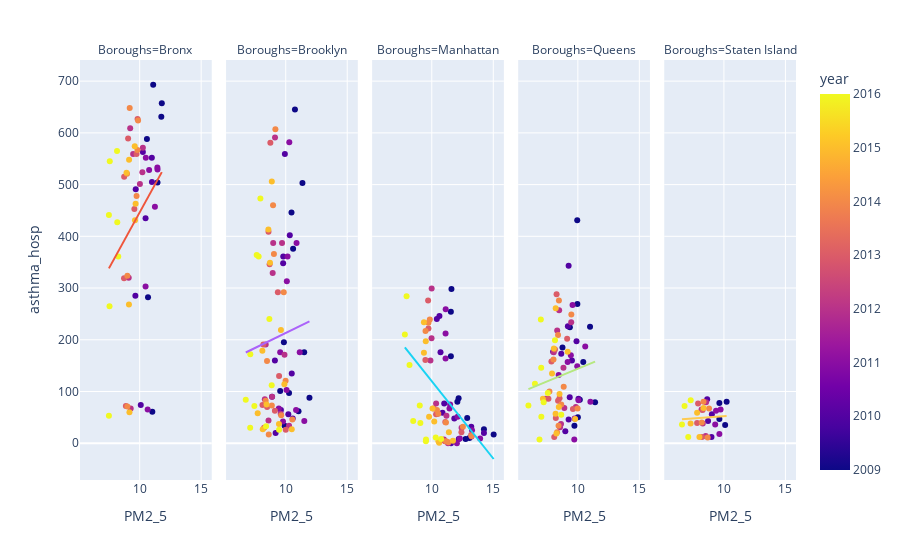

The notebook cell saved with this chart:
### Markdown cell above
## Pollution per Borough: The case of PM2.5

### Code cell
fig = px.scatter(data, x="PM2_5", y="asthma_hosp", color="year",trendline="ols", facet_col="Boroughs")
fig.show()
